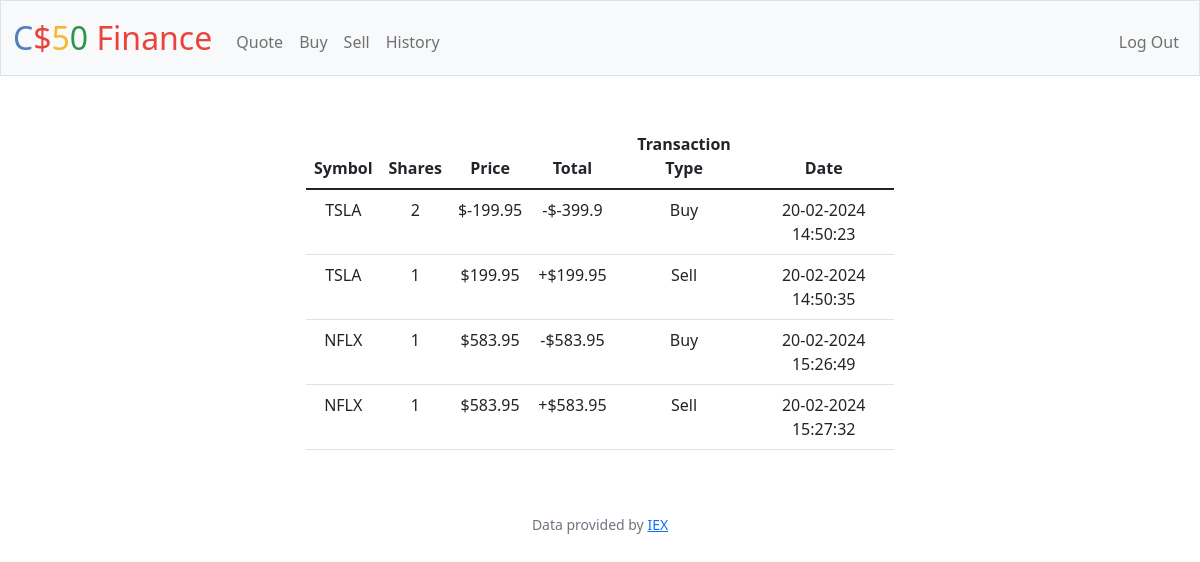
Page /history (signed in) on the earlier database version.
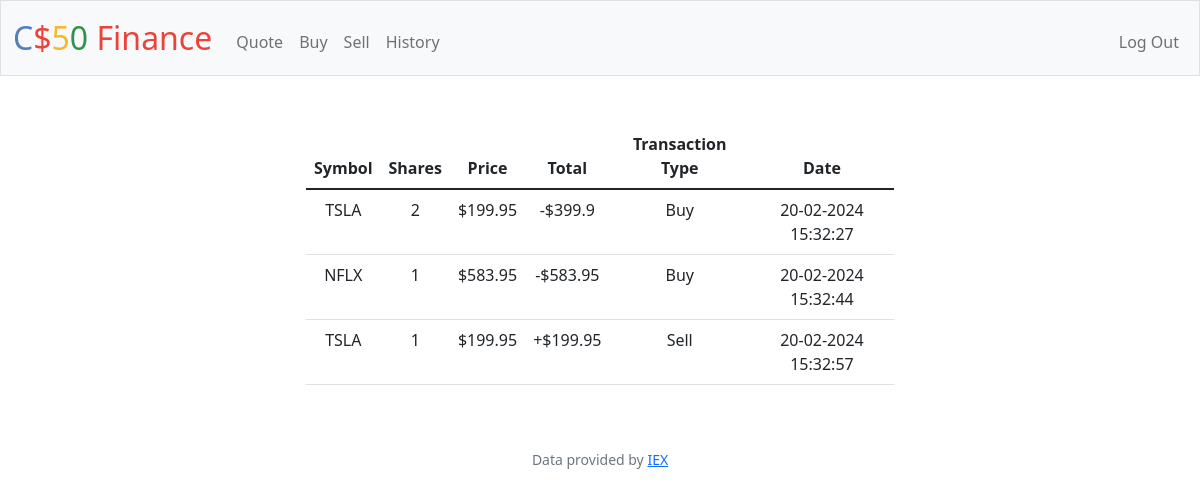
Same page on the later database version.
### tables this page shows
CREATE TABLE history (
                                   user_id INTEGER,
                                   symbol TEXT,
                                   price FLOAT,
                                   share INTEGER,
                                   date DATETIME,
                                   transaction_type TEXT
                               );

### app.py (the view)
@app.route("/history")
@login_required
def history():
    stocks = db.execute("SELECT * FROM history WHERE user_id = ?", session.get("user_id"))
    return render_template("history.html", stocks=stocks)

### app.py (called while the page is built)
@app.after_request
def after_request(response):
    response.headers["Cache-Control"] = "no-cache, no-store, must-revalidate"
    response.headers["Expires"] = 0
    response.headers["Pragma"] = "no-cache"
    return response

### helpers.py (called while the page is built)
def login_required(f):
    @wraps(f)
    def decorated_function(*args, **kwargs):
        if session.get("user_id") is None:
            return redirect("/login")
        return f(*args, **kwargs)
    return decorated_function

### templates/history.html (shortened to what this page needs)
{% extends "layout.html" %}
{% block main %}
<div class="table-responsive-md">
    <table class="table mx-auto w-50">
        <thead>
            <tr>
                <th>Symbol</th>
                <th>Shares</th>
                <th>Price</th>
                <th>Total</th>
                <th>Transaction Type</th>
                <th>Date</th>
            </tr>
        </thead>
        <tbody>
            {% for stock in stocks %}
            <tr>
                <td>{{stock["symbol"]}}</td>
                <td>{{stock["share"]}}</td>
                <td>${{stock["price"]}}</td>
                {% if stock["transaction_type"] == "Buy" %}
                <td>-${{stock["share"] * stock["price"]}}</td>
                {% endif %}
                {% if stock["transaction_type"] == "Sell" %}
                <td>+${{stock["share"] * stock["price"]}}</td>
                {% endif %}
                <td>{{stock["transaction_type"]}}</td>
                <td>{{stock["date"]}}</td>
            </tr>
            {% endfor %}
        </tbody>
    </table>
</div>
{% endblock %}

### templates/layout.html (shortened to what this page needs)
<!DOCTYPE html>
<html lang="en">
    <head>
        <link href="https://cdn.jsdelivr.net/npm/bootstrap@5.1.3/dist/css/bootstrap.min.css" rel="stylesheet">
        <link href="/static/styles.css" rel="stylesheet">
    </head>
    <body>
        <nav class="bg-light border navbar navbar-expand-md navbar-light">
            <div class="container-fluid">
                <a class="navbar-brand" href="/"><span class="blue">C</span><span class="red">$</span><span class="yellow">5</span><span class="green">0</span> <span class="red">Finance</span></a>
                <div class="collapse navbar-collapse" id="navbar">
                    {% if session["user_id"] %}
                        <ul class="navbar-nav me-auto mt-2">
                            <li class="nav-item"><a class="nav-link" href="/quote">Quote</a></li>
                            <li class="nav-item"><a class="nav-link" href="/buy">Buy</a></li>
                            <li class="nav-item"><a class="nav-link" href="/sell">Sell</a></li>
                            <li class="nav-item"><a class="nav-link" href="/history">History</a></li>
                        </ul>
                        <ul class="navbar-nav ms-auto mt-2">
                            <li class="nav-item"><a class="nav-link" href="/logout">Log Out</a></li>
                        </ul>
                    {% else %}
                        <ul class="navbar-nav ms-auto mt-2">
                            <li class="nav-item"><a class="nav-link" href="/register">Register</a></li>
                            <li class="nav-item"><a class="nav-link" href="/login">Log In</a></li>
                        </ul>
                    {% endif %}
                </div>
            </div>
        </nav>
        <main class="container-fluid py-5 text-center">
            {% block main %}{% endblock %}
        </main>
        <footer class="mb-5 small text-center text-muted">
            Data provided by <a href="https://iexcloud.io/">IEX</a>
        </footer>
    </body>
</html>

### static/styles.css (style rules this page uses)
nav .navbar-brand { font-size: xx-large; }
nav .navbar-brand .blue { color: #537fbe; }
nav .navbar-brand .red { color: #ea433b; }
nav .navbar-brand .yellow { color: #f5b82e; }
nav .navbar-brand .green { color: #2e944b; }

Differences in the rows shown:
removed history: symbol "TSLA", share "2", price "-199.95", stock['share']*stock['price'] "-399.9", transaction_type "Buy", date "20-02-2024 14:50:23"
removed history: symbol "TSLA", share "1", price "199.95", stock['share']*stock['price'] "199.95", transaction_type "Sell", date "20-02-2024 14:50:35"
removed history: symbol "NFLX", share "1", price "583.95", stock['share']*stock['price'] "583.95", transaction_type "Buy", date "20-02-2024 15:26:49"
removed history: symbol "NFLX", share "1", price "583.95", stock['share']*stock['price'] "583.95", transaction_type "Sell", date "20-02-2024 15:27:32"
added history: symbol "TSLA", share "2", price "199.95", stock['share']*stock['price'] "399.9", transaction_type "Buy", date "20-02-2024 15:32:27"
added history: symbol "NFLX", share "1", price "583.95", stock['share']*stock['price'] "583.95", transaction_type "Buy", date "20-02-2024 15:32:44"
added history: symbol "TSLA", share "1", price "199.95", stock['share']*stock['price'] "199.95", transaction_type "Sell", date "20-02-2024 15:32:57"
